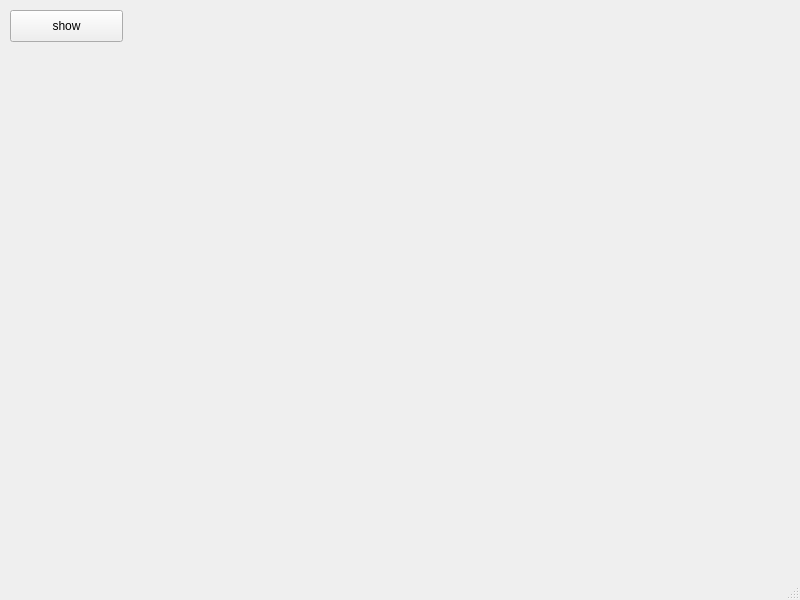
<?xml version="1.0" encoding="UTF-8"?>
<ui version="4.0">
 <class>MainWindow</class>
 <widget class="QMainWindow" name="MainWindow">
  <property name="geometry">
   <rect>
    <x>0</x>
    <y>0</y>
    <width>800</width>
    <height>600</height>
   </rect>
  </property>
  <property name="windowTitle">
   <string>MainWindow</string>
  </property>
  <widget class="QWidget" name="centralwidget">
   <widget class="QPushButton" name="playButton">
    <property name="geometry">
     <rect>
      <x>10</x>
      <y>10</y>
      <width>113</width>
      <height>32</height>
     </rect>
    </property>
    <property name="text">
     <string>show</string>
    </property>
   </widget>
  </widget>
  <widget class="QMenuBar" name="menubar">
   <property name="geometry">
    <rect>
     <x>0</x>
     <y>0</y>
     <width>800</width>
     <height>24</height>
    </rect>
   </property>
  </widget>
  <widget class="QStatusBar" name="statusbar"/>
 </widget>
 <resources/>
 <connections/>
</ui>
